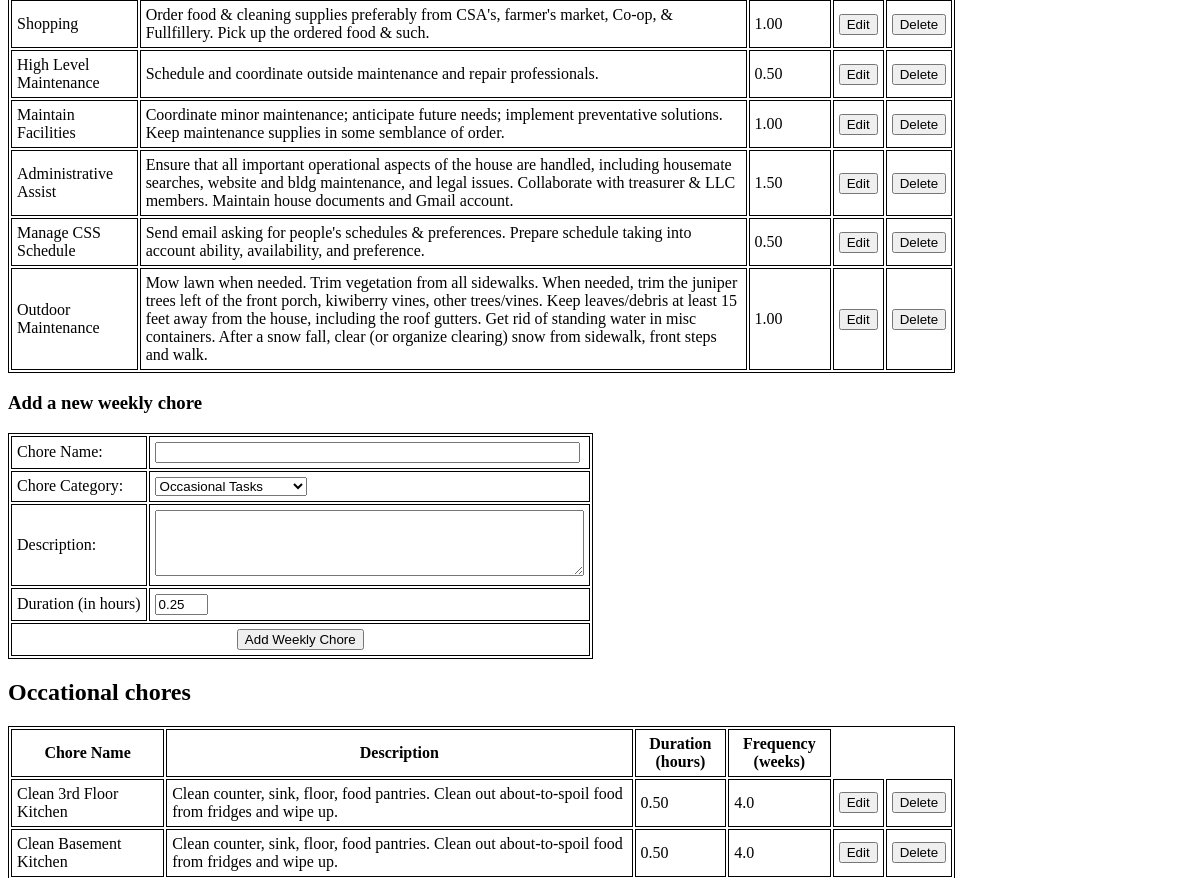
/tasks (middle part), run on an earlier commit of the app's database.
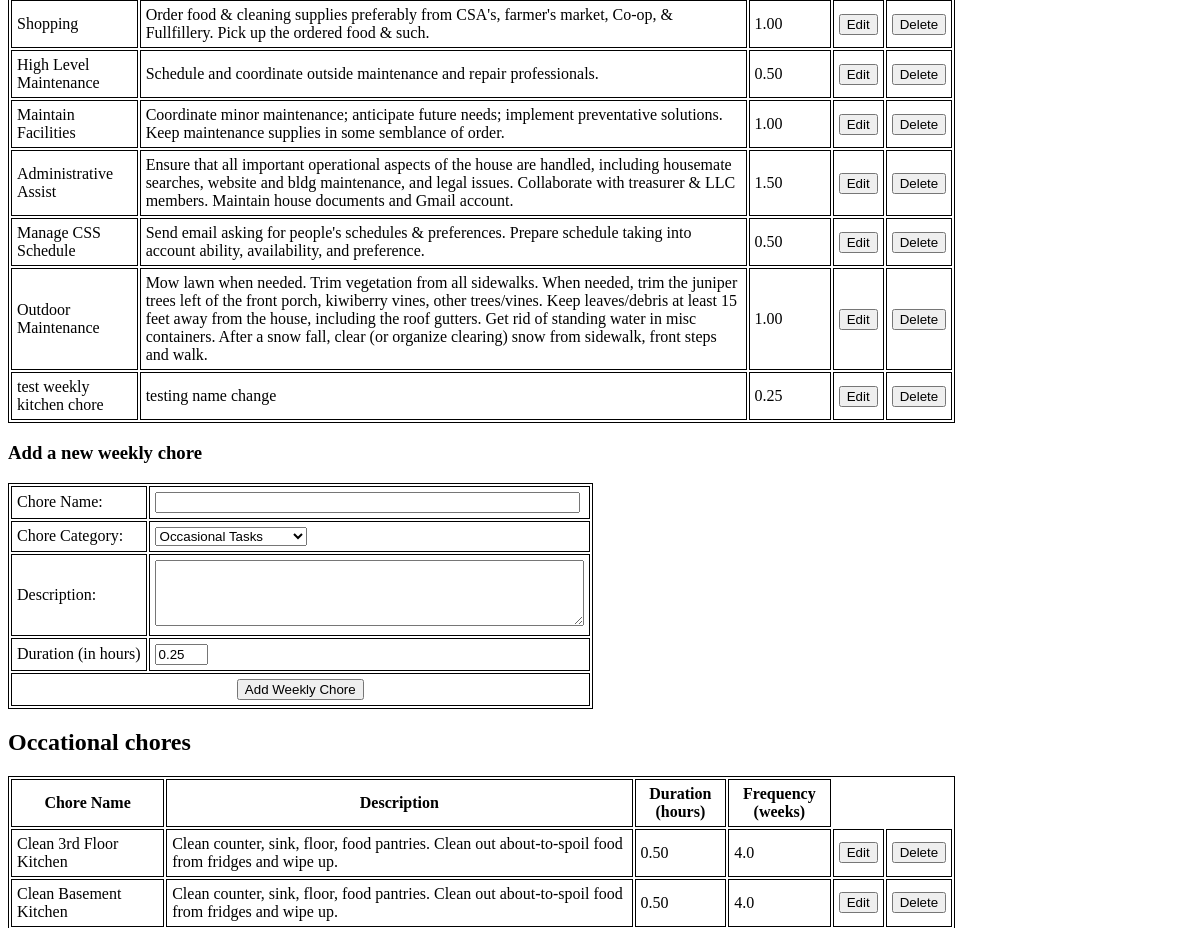
And on a later commit of the database.
### tables this page shows
CREATE TABLE "weekly_tasks" (
"id" INTEGER,
  "task" TEXT,
  "category" TEXT,
  "description" TEXT,
  "duration_hours" REAL
);

CREATE TABLE "occasional_tasks" (
"id" INTEGER,
  "task" TEXT,
  "category" TEXT,
  "description" TEXT,
  "duration_hours" REAL,
  "frequency_weeks" REAL
);

### chore_chart.py (the view)
@app.route("/tasks")
def tasks():
    with sqlite3.connect(db) as con:
        daily_tasks = pd.read_sql(con=con, sql="SELECT * FROM daily_tasks")
        weekly_tasks = pd.read_sql(con=con, sql="SELECT * FROM weekly_tasks")
        occasional_tasks = pd.read_sql(
            con=con, sql="SELECT * FROM occasional_tasks",
            parse_dates = 'date_last_performed'
        )
        seasonal_tasks = pd.read_sql(
            con=con, sql="SELECT * FROM seasonal_tasks",
            parse_dates = 'date_last_performed'
        )
    return render_template(
        "tasks.html",
        daily_chores = daily_tasks,
        weekly_chores = weekly_tasks,
        occasional_chores = occasional_tasks,
        seasonal_chores = seasonal_tasks
    )

### templates/tasks.html (shortened to what this page needs)
<!doctype html>
<html>
  <head>
    <link rel="stylesheet" href="{{ url_for('static', filename='style.css') }}">
  </head>
  <body>
    <table style="width: 80%;">
      {% for chore in weekly_chores.itertuples() %}
      <tr>
	<td>{{chore.task}}</td>
	<td>{{chore.description.replace('\n', '<br>') | safe}}</td>
	<td>{{'%.2f' % chore.duration_hours}}</td>
	<td>
	  <form method="GET" action="{{ url_for('edit_task') }}">
	    <button type="sumbit">Edit</button>
	  </form>
	</td>
	<td>
	  <form method="POST" action="{{ url_for('delete_weekly_task') }}">
	    <button type="sumbit">Delete</button>
	  </form>
	</td>
      </tr>
      {% endfor %}
    </table>
    <h3>Add a new weekly chore</h3>
    <form method="POST" action="{{ url_for('add_weekly_task') }}">
      <table>
	<tr>
	  <td><label for="name">Chore Name:</label></td>
	  <td><input type="text", id="name" name="name" size="50"></input></td>
	</tr>
	<tr>
	  <td><label for="category">Chore Category:</label></td>
	  <td>
	    <select id="category", name="category">
	      <option value="Occasional Tasks" selected>Occasional Tasks</option>
	    </select>
	  </td>
	</tr>
	<tr>
	  <td><label for="description">Description:</label></td>
	  <td><textarea id="description" name="description" rows="4" cols="51"></textarea></td>
	</tr>
	<tr>
	  <td><label for="duration">Duration (in hours)</label></td>
	  <td><input type="number" step="0.05" min="0" value="0.25" id="duration" name="duration"></input></td>
	</tr>
	<tr>
	  <td colspan="4" class="center-text">
	    <input type="submit" value="Add Weekly Chore">
	  </td>
	</tr>
      </table>
    </form>
    <h2>Occational chores</h2>
    <table style="width: 80%;">
      <tr>
	<th>Chore Name</th>
	<th>Description</th>
	<th>Duration (hours)</th>
	<th>Frequency (weeks)</th>
      </tr>
      {% for chore in occasional_chores.itertuples() %}
      <tr>
	<td>{{chore.task}}</td>
	<td>{{chore.description.replace('\n', '<br>') | safe}}</td>
	<td>{{'%.2f' % chore.duration_hours}}</td>
	<td>{{chore.frequency_weeks}}</td>
	<td>
	  <form method="GET" action="{{ url_for('edit_task') }}">
	    <button type="sumbit">Edit</button>
	  </form>
	</td>
	<td>
	  <form method="POST" action="{{ url_for('delete_occasional_task') }}">
	    <button type="sumbit">Delete</button>
	  </form>
	</td>
      </tr>
      {% endfor %}
    </table>
  </body>
</html>

What changed in the data, as far as the page shows it:
added weekly_tasks: task "test weekly kitchen chore", description.replace "testing name change", duration_hours "0.25"
